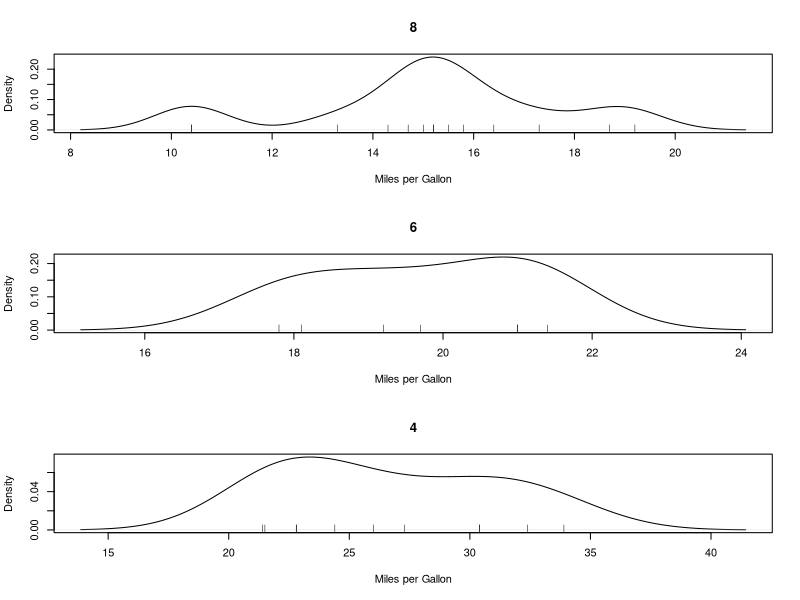
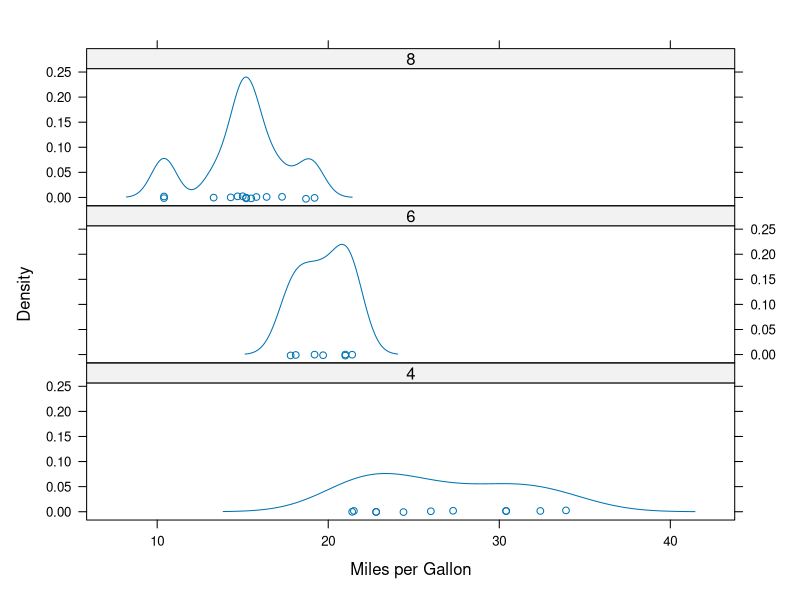
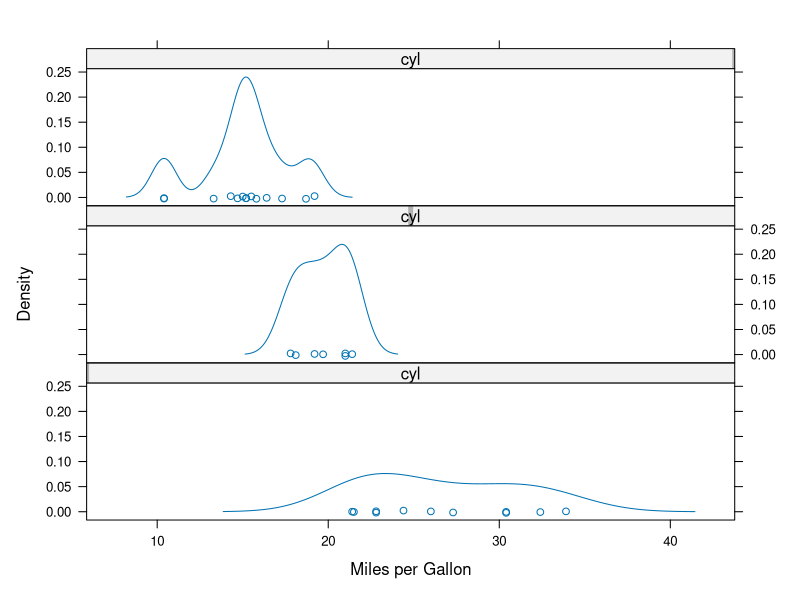
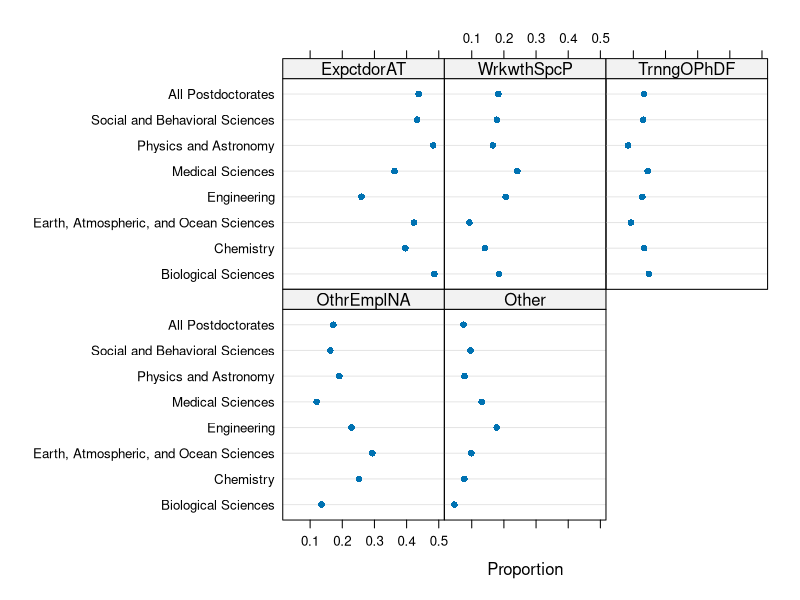
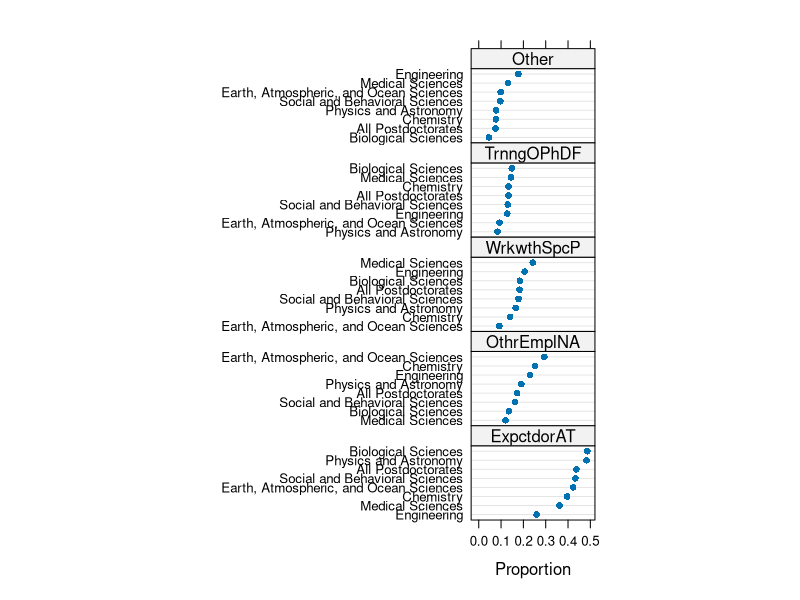
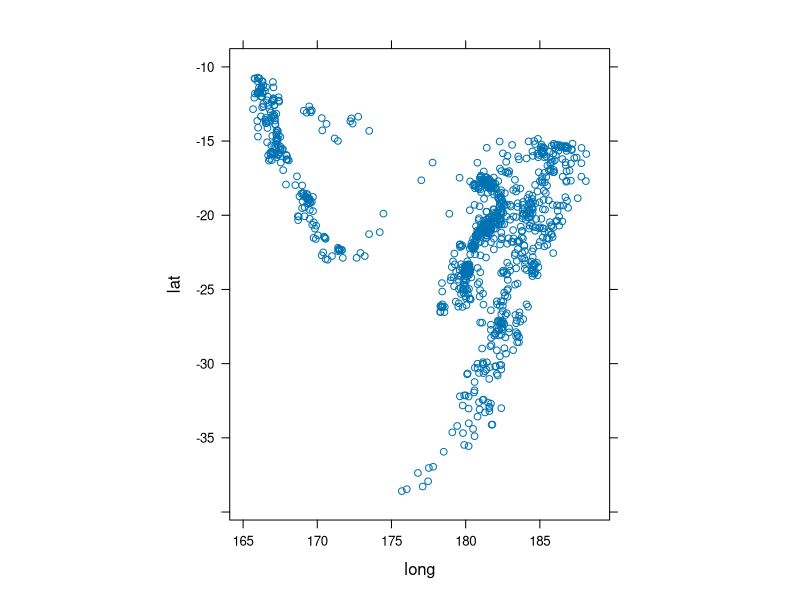
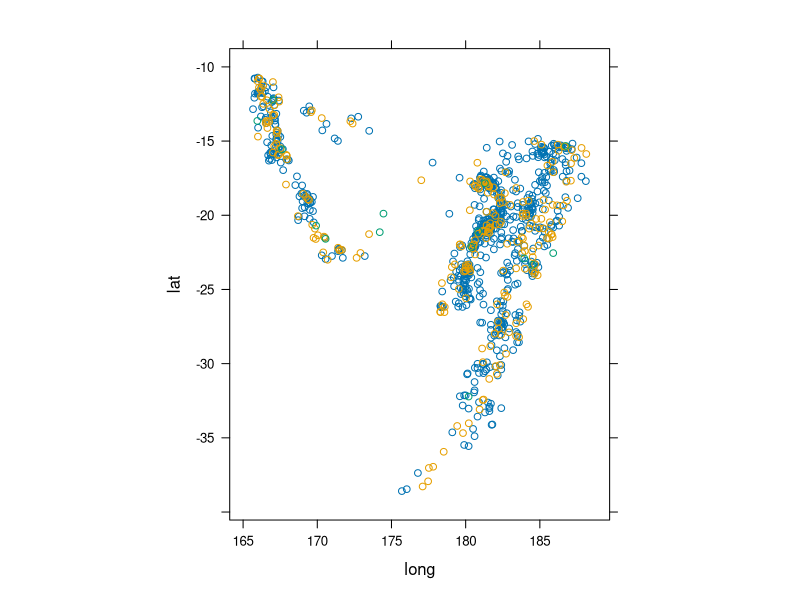
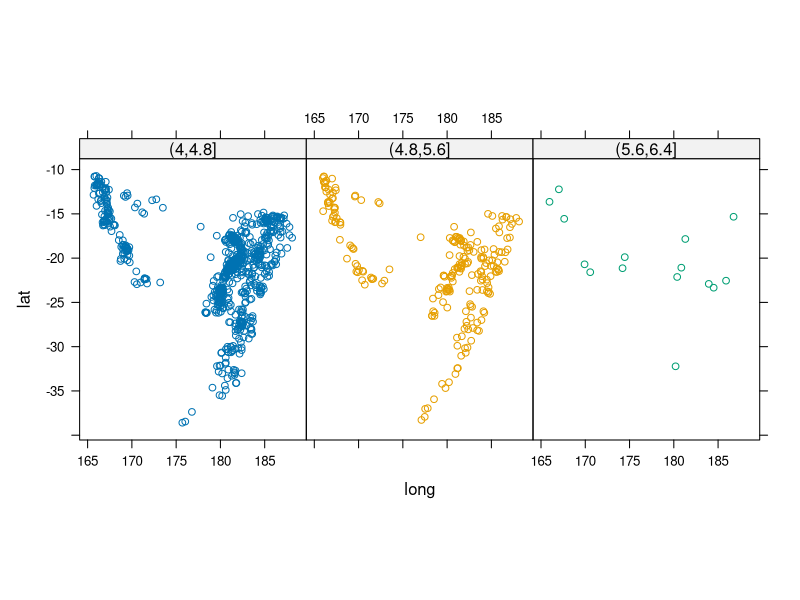

Generate these figures, in order, with R:
## ----knitrInitialization,echo=FALSE--------------------------------------
require("knitr", quietly=TRUE)
opts_chunk$set(comment=NA, background='transparent', size = 'scriptsize', fig.width=6, fig.height=6, out.width='\\textwidth')

require(latticeExtra, quietly = TRUE)
require(gridExtra, quietly=TRUE)      

## ----mtcarsBaseCode------------------------------------------------------
data(mtcars)
class(mtcars)
dim(mtcars)

## ----mtcarsPrint---------------------------------------------------------
head(mtcars[,1:4])

## ----mtcarsCylPlot,eval=FALSE,echo=TRUE----------------------------------
#  ncyl <- c(8, 6, 4)
#  par(mfrow = c(3,1))
#  
#  for (nc in ncyl) {
#    idx <- which(mtcars$cyl == nc)
#  
#    plot(density(mtcars$mpg[idx]),
#         main = nc,
#         xlab = "Miles per Gallon",
#         ylab = "Density")
#    rug(mtcars$mpg[idx], ticksize = .1)
#  }

## ----mtcarsCylPlot2,echo=FALSE,eval=TRUE,ref.label='mtcarsCylPlot',fig.height=6,fig.width=4----
ncyl <- c(8, 6, 4)
par(mfrow = c(3,1))

for (nc in ncyl) {
  idx <- which(mtcars$cyl == nc)
  
  plot(density(mtcars$mpg[idx]),
       main = nc,
       xlab = "Miles per Gallon",
       ylab = "Density")
  rug(mtcars$mpg[idx], ticksize = .1)
}

## ----mtcarsLattice,eval=FALSE--------------------------------------------
#  mtcars$cyl.f <- factor(mtcars$cyl)
#  densityplot(~ mpg | cyl.f,
#    data = mtcars,
#    xlab = "Miles per Gallon",
#    layout = c(1,3))

## ----mtcarsLatticePlot,ref.label='mtcarsLattice',echo=FALSE,fig.height=6,fig.width=4----
mtcars$cyl.f <- factor(mtcars$cyl)
densityplot(~ mpg | cyl.f,
  data = mtcars,
  xlab = "Miles per Gallon",
  layout = c(1,3))

## ----mtcarsLattice2,eval=FALSE-------------------------------------------
#  densityplot(~ mpg | cyl,
#    data = mtcars,
#    xlab = "Miles per Gallon",
#    layout = c(1,3))

## ----mtcarsLatticePlot2,ref.label='mtcarsLattice2',echo=FALSE,fig.height=6,fig.width=4----
densityplot(~ mpg | cyl,
  data = mtcars,
  xlab = "Miles per Gallon",
  layout = c(1,3))

## ----postdocData,eval=TRUE,echo=TRUE-------------------------------------
data(postdoc, package = "latticeExtra")
rownames(postdoc)
colnames(postdoc)

## ----postdocPlot,echo=FALSE,fig.width=9, fig.height=5--------------------
dotplot(prop.table(postdoc, margin = 1), as.table = TRUE,
        groups = FALSE, xlab = "Proportion",
        par.strip.text = list(abbreviate = TRUE, minlength = 10))

## ----postdocPlot2,echo=FALSE,fig.width=6, fig.height=8-------------------
dotplot(prop.table(postdoc, margin = 1), as.table = TRUE,
        layout = c(1,5), origin = 0,
        index.cond = function(x, y) median(x),
        xlab = "Proportion", aspect = .6, groups = FALSE,
        par.strip.text = list(abbreviate = TRUE, minlength = 10),
        scales = list(y = list(relation = "free", rot = 0)),
        prepanel = function(x, y) {
          list(ylim = levels(reorder(y, x)))
        },
        panel = function(x, y, ...) {
          panel.dotplot(x, reorder(y, x), ...)
        })

## ----standardPlots,echo=FALSE--------------------------------------------
pdf(file = "bwplot.pdf", width = 5, height = 5)
bwplot(voice.part ~ height, singer,
       panel = function(..., box.ratio) {
         panel.violin(..., col = "transparent",
                      varwidth = FALSE, box.ratio = box.ratio)
         panel.bwplot(..., fill = NULL, box.ratio = .1)
       } )
woppa <- dev.off()
pdf(file = "densityplot.pdf", width = 5, height = 5)
set.seed(36872)
rln <- rlnorm(100)
densityplot(rln, 
            scales = list(x = list(log = 2), alternating = 3),
            xlab = "Simulated lognormal variates",
            xscale.components = function(...) {
              ans <- xscale.components.default(...)
              ans$top <- ans$bottom
              ans$bottom$labels$labels <- parse(text = ans$bottom$labels$labels)
              ans$top$labels$labels <-
                if (require(MASS,quietly=TRUE))
                  fractions(2^(ans$top$labels$at))
                else
                  2^(ans$top$labels$at)
              ans
            })
woppa <- dev.off()
pdf(file = "barchart.pdf", width = 5, height = 5)
barchart(Titanic, scales = list(x = "free"),
         auto.key = list(title = "Survived"))
woppa <- dev.off()
pdf(file = "dotplot.pdf", width = 5, height = 7)
dotplot(variety ~ yield | site, data = barley, groups = year,
        key = simpleKey(levels(barley$year), space = "right"),
        xlab = "Barley Yield (bushels/acre) ",
        aspect=0.5, layout = c(1,6), ylab=NULL)
woppa <- dev.off()
pdf(file = "stripplot.pdf", width = 5, height = 5)
stripplot(voice.part ~ jitter(height), data = singer, aspect = 1,
          jitter.data = TRUE, xlab = "Height (inches)")
woppa <- dev.off()
pdf("histogram.pdf", width = 5, height = 7)
histogram( ~ height | voice.part, data = singer, nint = 17,
          endpoints = c(59.5, 76.5), layout = c(2,4), aspect = 1,
          xlab = "Height (inches)")
woppa <- dev.off()
pdf("qqmath.pdf", width = 5, height = 7)
qqmath(~ height | voice.part, data = singer,
       prepanel = prepanel.qqmathline, layout = c(2,4),
       panel = function(x, ...) {
          panel.qqmathline(x, ...)
          panel.qqmath(x, ...)
       })
woppa <- dev.off()

## ----quakesPlotCode0,eval=FALSE,echo=TRUE--------------------------------
#  xyplot(lat ~ long,
#     data = quakes,
#     aspect = "iso")

## ----quakesPlot0,ref.label='quakesPlotCode0',echo=FALSE,fig.height=5.5,fig.width=5----
xyplot(lat ~ long, 
   data = quakes,
   aspect = "iso")

## ----quakesPlotCode1,eval=FALSE,echo=TRUE--------------------------------
#  xyplot(lat ~ long,
#     data = quakes,
#     groups =  cut(mag, 3),
#     aspect = "iso")

## ----quakesPlot1,ref.label='quakesPlotCode1',echo=FALSE,fig.height=5.5,fig.width=5----
xyplot(lat ~ long, 
   data = quakes,
   groups =  cut(mag, 3),
   aspect = "iso")

## ----quakesPlotCode2,eval=FALSE,echo=TRUE--------------------------------
#  xyplot(lat ~ long | cut(mag, 3),
#     data = quakes,
#     groups =  cut(mag, 3),
#     aspect = "iso")

## ----quakesPlot2,ref.label='quakesPlotCode2',echo=FALSE,fig.height=5.5,fig.width=5----
xyplot(lat ~ long | cut(mag, 3), 
   data = quakes,
   groups =  cut(mag, 3),
   aspect = "iso")

## ----quakesPlotCode3,eval=FALSE,echo=TRUE--------------------------------
#  xyplot(lat ~ long | cut(mag, 3),
#     data = quakes,
#     groups =  cut(mag, 3),
#     aspect = "iso",
#     auto.key =
#       list(text = c("L", "M", "H"),
#            space = "top"))

## ----quakesPlot3,ref.label='quakesPlotCode3',echo=FALSE,fig.height=5.5,fig.width=5----
xyplot(lat ~ long | cut(mag, 3), 
   data = quakes,
   groups =  cut(mag, 3),
   aspect = "iso",
   auto.key = 
     list(text = c("L", "M", "H"),
          space = "top"))

## ----quakesPlotCode4,eval=FALSE,echo=TRUE--------------------------------
#  xyplot(lat ~ long | cut(mag, 3),
#     data = quakes,
#     groups =  cut(mag, 3),
#     aspect = "iso",
#     as.table = TRUE,
#     auto.key =
#       list(text = c("L", "M", "H"),
#            space = "top"))

## ----quakesPlot4,ref.label='quakesPlotCode4',echo=FALSE,fig.height=5.5,fig.width=5----
xyplot(lat ~ long | cut(mag, 3), 
   data = quakes,
   groups =  cut(mag, 3),
   aspect = "iso",
   as.table = TRUE,
   auto.key = 
     list(text = c("L", "M", "H"),
          space = "top"))

## ----quakesPlotCode5,eval=FALSE,echo=TRUE--------------------------------
#  xyplot(lat ~ long | cut(mag, 3),
#     data = quakes,
#     groups =  cut(mag, 3),
#     aspect = "iso",
#     as.table = TRUE,
#     auto.key =
#       list(text = c("L", "M", "H"),
#            space = "top"),
#     type = c("p", "g"))

## ----quakesPlot5,ref.label='quakesPlotCode5',echo=FALSE,fig.height=5.5,fig.width=5----
xyplot(lat ~ long | cut(mag, 3), 
   data = quakes,
   groups =  cut(mag, 3),
   aspect = "iso",
   as.table = TRUE,
   auto.key = 
     list(text = c("L", "M", "H"),
          space = "top"),
   type = c("p", "g"))

## ----plotNMRCode1,echo=TRUE,eval=FALSE-----------------------------------
#  xyplot(I ~ ppm | Origin,
#    groups = Sample,
#    data = NMR.df,
#    type = "l",
#    layout = c(1,4),
#    as.table = TRUE)

## ----plotNMRCode0,echo=TRUE,eval=FALSE-----------------------------------
#  xyplot(I ~ ppm | Origin,
#    groups = Sample,
#    data = NMR.df,
#    type = "l",
#    layout = c(1,4),
#    as.table = TRUE,
#    xlim =
#      rev(extendrange(NMR.df$ppm)))

## ----bankingExample1,echo=TRUE-------------------------------------------
myplot <- 
  xyplot(sunspot.year ~
           1700:1988, 
         xlab = "", 
         type = "l")

## ----bankingExample2,echo=TRUE-------------------------------------------
myplot2 <- 
  update(myplot, 
         aspect = "xy")

## ----bankingExamplePlot1,echo=FALSE,fig.height=4,out.width='\\textwidth'----
myplot

## ----bankingExamplePlot2,echo=FALSE,fig.height=2,out.width='\\textwidth'----
myplot2

## ----quakesPlotCode0-a,ref.label='quakesPlotCode0',echo=TRUE,eval=FALSE----
#  xyplot(lat ~ long,
#     data = quakes,
#     aspect = "iso")

## ----quakesPlot0-a,ref.label='quakesPlotCode0',echo=FALSE,fig.height=5.5,fig.width=5----
xyplot(lat ~ long, 
   data = quakes,
   aspect = "iso")

## ----quakesPlotCode0-b,echo=TRUE,eval=FALSE------------------------------
#  xyplot(lat ~ long,
#    data = quakes,
#    aspect = "iso",
#    panel = function(...) {
#      panel.xyplot(...)
#      })

## ----quakesPlot0-b,ref.label='quakesPlotCode0-b',echo=FALSE,fig.height=5.5,fig.width=5----
xyplot(lat ~ long,
  data = quakes,
  aspect = "iso",
  panel = function(...) {
    panel.xyplot(...)
    })

## ----quakesPlotCode0-c,echo=TRUE,eval=FALSE------------------------------
#  xyplot(lat ~ long,
#    data = quakes,
#    aspect = "iso",
#    panel = function(...) {
#      panel.xyplot(...)
#      panel.grid()
#    })

## ----quakesPlot0-c,ref.label='quakesPlotCode0-c',echo=FALSE,fig.height=5.5,fig.width=5----
xyplot(lat ~ long,
  data = quakes,
  aspect = "iso",
  panel = function(...) {
    panel.xyplot(...)
    panel.grid()
  })

## ----quakesPlotCode0-d,echo=TRUE,eval=FALSE------------------------------
#  xyplot(lat ~ long,
#    data = quakes,
#    aspect = "iso",
#    panel = function(...) {
#      panel.grid()
#  
#      panel.xyplot(...)
#    })

## ----quakesPlot0-d,ref.label='quakesPlotCode0-d',echo=FALSE,fig.height=5.5,fig.width=5----
xyplot(lat ~ long,
  data = quakes,
  aspect = "iso",
  panel = function(...) {
    panel.grid()

    panel.xyplot(...)
  })

## ----quakesPlotCode0-e,echo=TRUE,eval=FALSE------------------------------
#  xyplot(lat ~ long,
#    data = quakes,
#    aspect = "iso",
#    panel = function(...) {
#      panel.grid(h=-1, v=-1)
#  
#      panel.xyplot(...)
#    })

## ----quakesPlot0-e,ref.label='quakesPlotCode0-e',echo=FALSE,fig.height=5.5,fig.width=5----
xyplot(lat ~ long,
  data = quakes,
  aspect = "iso",
  panel = function(...) {
    panel.grid(h=-1, v=-1)
    
    panel.xyplot(...)
  })

## ----quakesPlotCode0-f,echo=TRUE,eval=FALSE------------------------------
#  xyplot(lat ~ long,
#    data = quakes,
#    aspect = "iso",
#    panel = function(...) {
#      panel.grid(h=-1, v=-1)
#      panel.points(170, -30,
#         cex = 2, col = "purple",
#         pch = 19)
#  
#      panel.xyplot(...)
#    })

## ----quakesPlot0-f,ref.label='quakesPlotCode0-f',echo=FALSE,fig.height=5.5,fig.width=5----
xyplot(lat ~ long,
  data = quakes,
  aspect = "iso",
  panel = function(...) {
    panel.grid(h=-1, v=-1)
    panel.points(170, -30, 
       cex = 2, col = "purple", 
       pch = 19)
    
    panel.xyplot(...)
  })

## ----quakesPlotCode0-g,echo=TRUE,eval=FALSE------------------------------
#  xyplot(lat ~ long,
#    data = quakes,
#    aspect = "iso",
#    panel = function(...) {
#      panel.grid(h=-1, v=-1)
#      panel.points(170, -30,
#         cex = 2, col = "purple",
#         pch = 19)
#      panel.text(170, -30,
#         "Hi there!",
#         pos = 3)
#  
#      panel.xyplot(...)
#    })

## ----quakesPlot0-g,ref.label='quakesPlotCode0-g',echo=FALSE,fig.height=5.5,fig.width=5----
xyplot(lat ~ long,
  data = quakes,
  aspect = "iso",
  panel = function(...) {
    panel.grid(h=-1, v=-1)
    panel.points(170, -30, 
       cex = 2, col = "purple", 
       pch = 19)
    panel.text(170, -30,
       "Hi there!",
       pos = 3)
    
    panel.xyplot(...)
  })

## ----carsExample2,echo=TRUE,fig.width=6, fig.height=5,out.width='5cm'----
(pcars <- 
   xyplot(Price ~ EngineSize | 
     AirBags + Cylinders, 
     data = Cars93,
     subset = Cylinders %in% 
       c(4,6)))

## ----carsExample3,echo=TRUE,fig.width=6, fig.height=5,out.width='5cm'----
(pcars2 <- 
  useOuterStrips(pcars))

## ----carsExample4,echo=TRUE, fig.width=6,fig.height=5,out.width='5cm'----
(pcars3 <- 
   update(pcars2, 
          scale = "free"))

## ----carsExample5,echo=TRUE, fig.width=6,fig.height=5,out.width='5cm'----
combineLimits(pcars3)

## ----volcanoPlot,echo=FALSE,fig.width=5, fig.height=4--------------------
data(volcano)
panel.3d.contour <- function(x, y, z, rot.mat, distance, nlevels = 20,
                             zlim.scaled, ...) { 
  add.line <- trellis.par.get("add.line")
  panel.3dwire(x, y, z, rot.mat, distance, zlim.scaled = zlim.scaled,
               ...) 
  clines <- contourLines(x, y, matrix(z, nrow = length(x), byrow = TRUE), 
                         nlevels = nlevels) 
  for (ll in clines) {
    m <- ltransform3dto3d(rbind(ll$x, ll$y, zlim.scaled[2]), rot.mat, distance) 
    panel.lines(m[1,], m[2,], col = add.line$col, 
                lty = add.line$lty, lwd = add.line$lwd)
  } 
}
wireframe(volcano, zlim = c(90, 250), nlevels = 10,
          aspect = c(61/87, .3), panel.aspect = 0.6, 
          panel.3d.wireframe = "panel.3d.contour", 
          shade = TRUE, screen = list(z = 20, x = -60))
